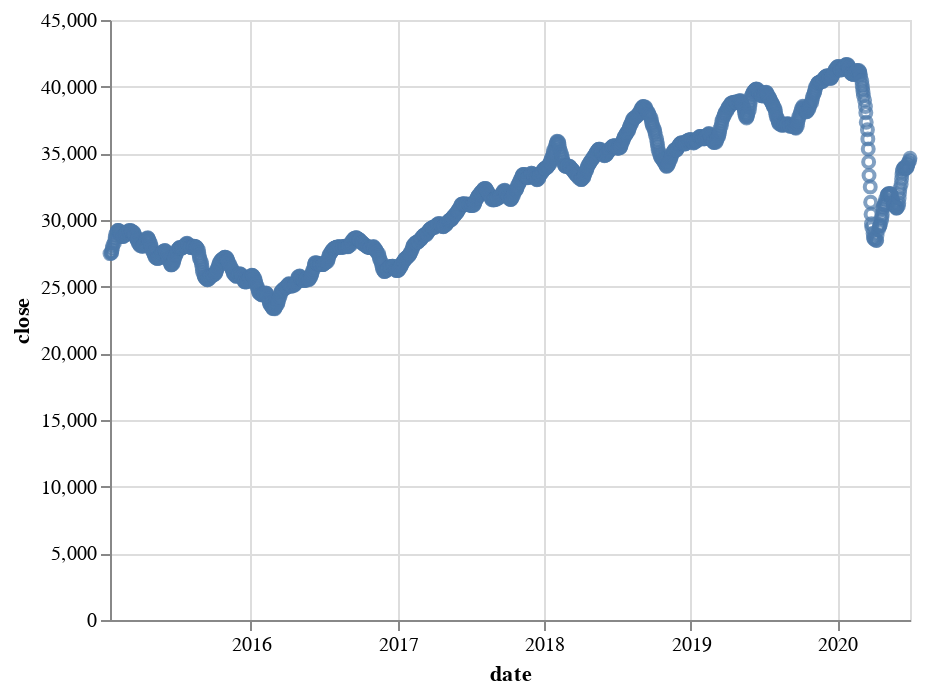

Notebook code for this chart:
### Code cell
alt.Chart(altdata_tendays).mark_point().encode(
    x ='date',
    y = 'close'
)

### Figure 1 — Vega-Lite specification as saved in the notebook (floating-point values rounded to 4 significant figures; data arrays with more than 128 entries replaced by an {"elided": "..."} marker saying what was removed)
{"config": {"view": {"continuousWidth": 400, "continuousHeight": 300}}, "data": {"name": "data-3edd4bc36f18bf3c1edeeae3f13aaf03"}, "mark": "point", "encoding": {"x": {"field": "date", "type": "temporal"}, "y": {"field": "close", "type": "quantitative"}}, "$schema": "https://vega.github.io/schema/vega-lite/v4.17.0.json", "datasets": {"data-3edd4bc36f18bf3c1edeeae3f13aaf03": {"elided": "1336 records"}}}
